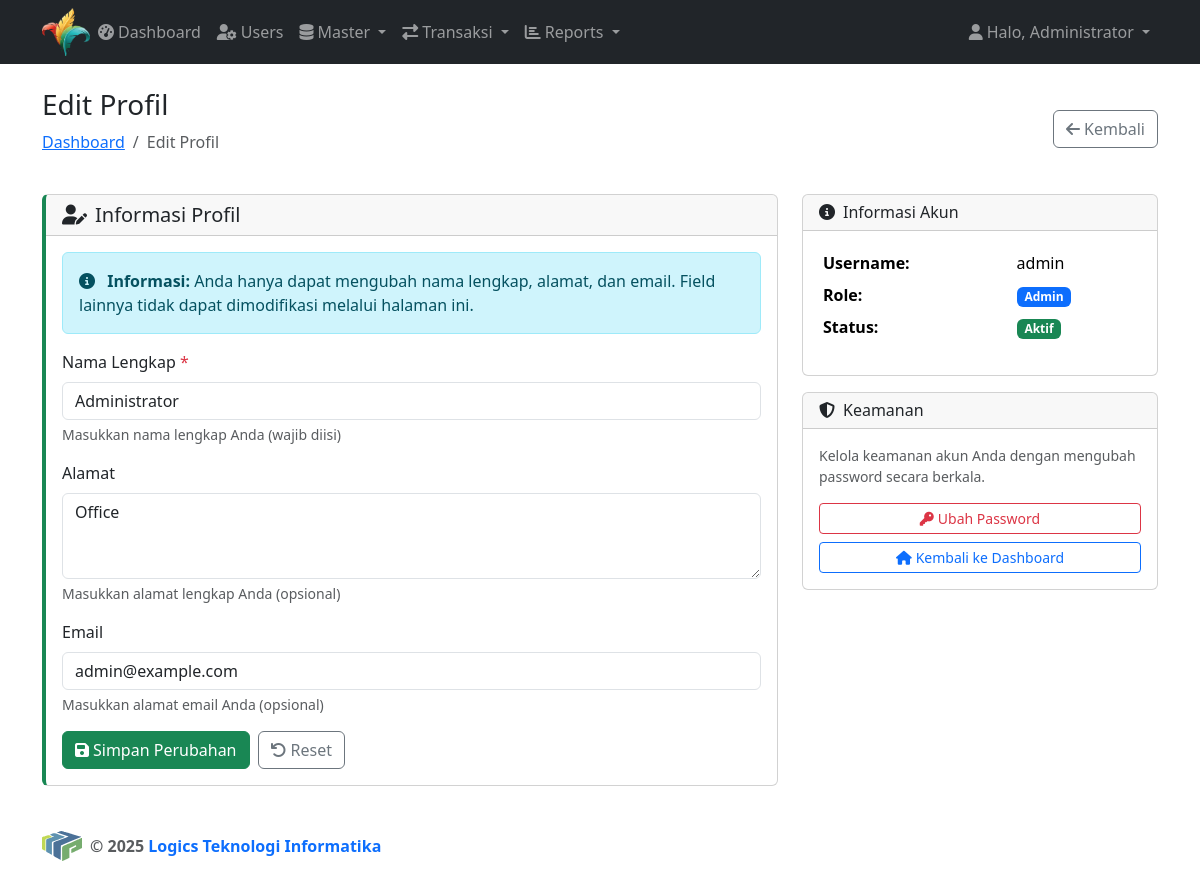
The app's page /profile.php (signed in) with its own data.
### tables this page shows
CREATE TABLE `user` (
  `id` INT UNSIGNED NOT NULL AUTO_INCREMENT,
  `username` VARCHAR(50) NOT NULL UNIQUE,
  `password` VARCHAR(255) NOT NULL,
  `namalengkap` VARCHAR(100) NOT NULL,
  `alamat` VARCHAR(255) DEFAULT NULL,
  `role` ENUM('operator','manajemen','sales','customer','admin') NOT NULL,
  `email` VARCHAR(100) DEFAULT NULL,
  `kodesales` VARCHAR(50) DEFAULT NULL,
  `kodecustomer` VARCHAR(50) DEFAULT NULL,
  `status` ENUM('aktif','non aktif') NOT NULL DEFAULT 'aktif',
  PRIMARY KEY (`id`)
);

### includes/auth.php (called while the page is built, shortened)
<?php
function current_user(): ?array {
	return isset($_SESSION['user']) ? $_SESSION['user'] : null;
}
function can_access(string $resource): bool {
	$user = current_user();
	if ($user['role'] === 'admin') return true;
	$permissions = [
		'admin' => ['*'],
		'manajemen' => ['dashboard', 'reports', 'profile'],
		'operator' => ['dashboard', 'users', 'masterbarang', 'mastercustomer', 'mastersales', 'order', 'reports', 'profile'],
		'sales' => ['dashboard', 'order', 'reports', 'profile'],
		'customer' => ['dashboard', 'order', 'reports', 'profile']
	];
	$userPermissions = $permissions[$user['role']] ?? [];
	return in_array('*', $userPermissions) || in_array($resource, $userPermissions);
}
?>

### profile.php (the view, shortened to what this page needs)
<?php
require_once __DIR__ . '/includes/auth.php';
$user = current_user();
$pdo = get_pdo_connection();
$stmt = $pdo->prepare('SELECT id, username, namalengkap, alamat, email, role FROM user WHERE id = ?');
$stmt->execute([$user['id']]);
$userData = $stmt->fetch();
include __DIR__ . '/includes/header.php';
?>
<div class="flex-grow-1">
    <div class="container">
        <div class="d-flex justify-content-between align-items-center mb-4">
            <div>
                <h3>Edit Profil</h3>
                <nav aria-label="breadcrumb">
                    <ol class="breadcrumb">
                        <li class="breadcrumb-item"><a href="dashboard.php">Dashboard</a></li>
                        <li class="breadcrumb-item active">Edit Profil</li>
                    </ol>
                </nav>
            </div>
            <div>
                <a href="dashboard.php" class="btn btn-outline-secondary">
                    <i class="fas fa-arrow-left me-1"></i>Kembali
                </a>
            </div>
        </div>
        <div class="row">
            <div class="col-md-8">
                <div class="card profile-card mb-4">
                    <div class="card-header">
                        <h5 class="mb-0">
                            <i class="fas fa-user-edit me-2"></i>Informasi Profil
                        </h5>
                    </div>
                    <div class="card-body">
                        <form method="post" action="">
                            <div class="alert alert-info" role="alert">
                                <i class="fas fa-info-circle me-2"></i>
                                <strong>Informasi:</strong> Anda hanya dapat mengubah nama lengkap, alamat, dan email.
                                Field lainnya tidak dapat dimodifikasi melalui halaman ini.
                            </div>
                            <div class="mb-3">
                                <label for="namalengkap" class="form-label required">Nama Lengkap</label>
                                <input type="text" class="form-control" id="namalengkap" name="namalengkap"
                                       value="<?php echo htmlspecialchars($userData['namalengkap']); ?>"
                                       required maxlength="100">
                                <div class="form-text">Masukkan nama lengkap Anda (wajib diisi)</div>
                            </div>
                            <div class="mb-3">
                                <label for="alamat" class="form-label">Alamat</label>
                                <textarea class="form-control" id="alamat" name="alamat" rows="3"
                                          maxlength="255"><?php echo htmlspecialchars($userData['alamat']); ?></textarea>
                                <div class="form-text">Masukkan alamat lengkap Anda (opsional)</div>
                            </div>
                            <div class="mb-3">
                                <label for="email" class="form-label">Email</label>
                                <input type="email" class="form-control" id="email" name="email"
                                       value="<?php echo htmlspecialchars($userData['email']); ?>"
                                       maxlength="100">
                                <div class="form-text">Masukkan alamat email Anda (opsional)</div>
                            </div>
                            <div class="d-flex gap-2">
                                <button type="submit" class="btn btn-success">
                                    <i class="fas fa-save me-1"></i>Simpan Perubahan
                                </button>
                                <button type="button" class="btn btn-outline-secondary" onclick="resetForm()">
                                    <i class="fas fa-undo me-1"></i>Reset
                                </button>
                            </div>
                        </form>
                    </div>
                </div>
            </div>
            <div class="col-md-4">
                <div class="card">
                    <div class="card-header">
                        <h6 class="mb-0">
                            <i class="fas fa-info-circle me-2"></i>Informasi Akun
                        </h6>
                    </div>
                    <div class="card-body">
                        <table class="table table-sm table-borderless">
                            <tr>
                                <td><strong>Username:</strong></td>
                                <td><?php echo htmlspecialchars($userData['username']); ?></td>
                            </tr>
                            <tr>
                                <td><strong>Role:</strong></td>
                                <td>
                                    <span class="badge bg-primary">
                                        <?php echo htmlspecialchars(ucfirst($userData['role'])); ?>
                                    </span>
                                </td>
                            </tr>
                            <tr>
                                <td><strong>Status:</strong></td>
                                <td>
                                    <span class="badge bg-success">Aktif</span>
                                </td>
                            </tr>
                        </table>
                    </div>
                </div>
                <div class="card mt-3">
                    <div class="card-header">
                        <h6 class="mb-0">
                            <i class="fas fa-shield-alt me-2"></i>Keamanan
                        </h6>
                    </div>
                    <div class="card-body">
                        <p class="text-muted small mb-3">
                            Kelola keamanan akun Anda dengan mengubah password secara berkala.
                        </p>
                        <div class="d-grid gap-2">
                            <a href="change_password.php" class="btn btn-outline-danger btn-sm">
                                <i class="fas fa-key me-1"></i>Ubah Password
                            </a>
                            <a href="dashboard.php" class="btn btn-outline-primary btn-sm">
                                <i class="fas fa-home me-1"></i>Kembali ke Dashboard
                            </a>
                        </div>
                    </div>
                </div>
            </div>
        </div>
    </div>
</div>
<?php include __DIR__ . '/includes/footer.php'; ?>

### includes/header.php (shortened to what this page needs)
<?php
$user = isset($_SESSION['user']) ? $_SESSION['user'] : null;
?>
<!doctype html>
<html lang="id">
<head>
	<link href="https://cdn.jsdelivr.net/npm/bootstrap@5.3.3/dist/css/bootstrap.min.css" rel="stylesheet">
	<link rel="stylesheet" href="https://cdnjs.cloudflare.com/ajax/libs/font-awesome/6.4.0/css/all.min.css" />
</head>
<body class="d-flex flex-column min-vh-100 <?php echo ($user && $user['role'] === 'customer') ? 'customer-role' : ''; ?>">
<nav class="navbar navbar-expand-lg navbar-dark bg-dark mb-4 sticky-top">
	<div class="container">
		<a class="navbar-brand p-0 m-0 d-flex align-items-center <?php echo ($user && $user['role'] === 'customer') ? 'd-none d-lg-flex' : ''; ?>" href="dashboard.php"><img src="assets/img/logo-sayap.png" alt="Logo" width="48" height="48" class="me-0"></a>
		<div class="collapse navbar-collapse" id="navbarNav">
			<ul class="navbar-nav me-auto mb-2 mb-lg-0">
				<?php if ($user && $user['role'] !== 'customer'): ?>
					<li class="nav-item"><a class="nav-link nav-dashboard" href="dashboard.php">
						<i class="fas fa-tachometer-alt me-1"></i>Dashboard
					</a></li>
				<?php endif; ?>
				<?php if ($user): ?>
					<?php if (can_access('users')): ?>
						<li class="nav-item"><a class="nav-link" href="users.php">
							<i class="fas fa-user-cog me-1"></i>Users
						</a></li>
					<?php endif; ?>
					<?php if (can_access('masterbarang') || can_access('mastercustomer') || can_access('mastersales')): ?>
						<li class="nav-item dropdown">
							<a class="nav-link dropdown-toggle" href="#" id="masterDropdown" role="button" data-bs-toggle="dropdown" aria-expanded="false">
								<i class="fas fa-database me-1"></i>Master
							</a>
						</li>
					<?php endif; ?>
					<?php if (can_access('order') && $user['role'] !== 'customer'): ?>
						<li class="nav-item dropdown">
							<a class="nav-link dropdown-toggle" href="#" id="transaksiDropdown" role="button" data-bs-toggle="dropdown" aria-expanded="false">
								<i class="fas fa-exchange-alt me-1"></i>Transaksi
							</a>
						</li>
					<?php endif; ?>
					<?php if (can_access('reports') && $user['role'] !== 'customer'): ?>
						<li class="nav-item dropdown">
							<a class="nav-link dropdown-toggle" href="#" id="reportsDropdown" role="button" data-bs-toggle="dropdown" aria-expanded="false">
								<i class="fas fa-chart-bar me-1"></i>Reports
							</a>
						</li>
					<?php endif; ?>
				<?php endif; ?>
			</ul>
			<ul class="navbar-nav">
				<?php if ($user): ?>
					<li class="nav-item dropdown">
						<a class="nav-link dropdown-toggle" href="#" id="userDropdown" role="button" data-bs-toggle="dropdown" aria-expanded="false">
							<i class="fas fa-user me-1"></i>Halo, <?php echo htmlspecialchars($user['namalengkap']); ?>
						</a>
					</li>
				<?php else: ?>
					<li class="nav-item"><a class="btn btn-outline-light btn-sm" href="login.php">
						<i class="fas fa-sign-in-alt me-1"></i>Login
					</a></li>
				<?php endif; ?>
			</ul>
		</div>
	</div>
</nav>

### profile.php (style rules this page uses)
.profile-card { border-left: 4px solid #198754; }
.form-label.required::after { content: " *"; color: #dc3545; }

### records on screen
user: namalengkap "Administrator", alamat "Office", email "admin@example.com", username "admin", role "Admin"
